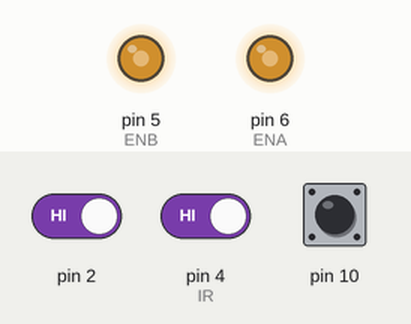
Recording of a sketch running on a simulated Arduino Uno, built with avr-gcc and run on an emulated ATmega328P. Shown: output pins drawn as LEDs (lit = HIGH). The test bench sets the inputs (shaded band); at power-on: pin 2 HIGH, pin 4 (IR) HIGH, pin 10 HIGH. What the sketch prints to the serial monitor is not drawn.

Above: at 1.2 s.
1.3 s: pin 2 driven LOW and pin 4 (IR) driven LOW
Timing chart, 0 to 4.3 s (numbered marks = the images above; inputs shaded):
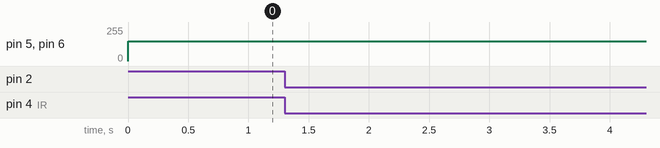

The sketch:

Line_Tracking.ino
```cpp
// An array of 3 IR lights and 3 corresponding sensors lined up abreast can track a line on the floor.
// If an IR sensor picks up low light (aka dark region, the line of black tape) it outputs low.
// If an IR sensor picks up high light (aka light region, a surface that is reflecting more light than black tape) it outputs high
// The potentiometer on the line tracking module can adjust the threshold

//Line Tracking IO define
#define IR_R !digitalRead(10)
#define IR_M !digitalRead(4) //IR_M is HIGH when sensor output is LOW (when line is detected)
#define IR_L !digitalRead(2)

#define ENB 5
#define IN1 7
#define IN2 8
#define IN3 9
#define IN4 11
#define ENA 6

#define carSpeed 150

void forward(){
  analogWrite(ENA, carSpeed);
  analogWrite(ENB, carSpeed);
  digitalWrite(IN1, HIGH);
  digitalWrite(IN2, LOW);
  digitalWrite(IN3, LOW);
  digitalWrite(IN4, HIGH);
  //Serial.println("forward");
}

void back(){
  analogWrite(ENA, carSpeed);
  analogWrite(ENB, carSpeed);
  digitalWrite(IN1, LOW);
  digitalWrite(IN2, HIGH);
  digitalWrite(IN3, HIGH);
  digitalWrite(IN4, LOW);
  //Serial.println("backward");
}

void left(){
  analogWrite(ENA, carSpeed);
  analogWrite(ENB, carSpeed);
  digitalWrite(IN1, LOW);
  digitalWrite(IN2, HIGH);
  digitalWrite(IN3, LOW);
  digitalWrite(IN4, HIGH);
  //Serial.println("left");
}

void right(){
  analogWrite(ENA, carSpeed);
  analogWrite(ENB, carSpeed);
  digitalWrite(IN1, HIGH);
  digitalWrite(IN2, LOW);
  digitalWrite(IN3, HIGH);
  digitalWrite(IN4, LOW);
  //Serial.println("right");
}

void halt(){
   digitalWrite(ENA, LOW);
   digitalWrite(ENB, LOW);
   //Serial.println("stop");
}

void setup(){
  Serial.begin(9600);
}

void loop() {
  Serial.print("Left IR: ");
  Serial.print(IR_L);
  Serial.print("  Middle IR: ");
  Serial.print(IR_M);
  Serial.print("  Right IR: ");
  Serial.print(IR_R);
  Serial.println();
  if(IR_M){ //if middle IR detects line, go forward
    forward();
  }
  else if(IR_R) { //if right IR detects line, turn right
    while (IR_R){
      right();
    }
  }
  else if(IR_L) { //if left IR detects line, turn left
    while (IR_L){
      left();
    }
  }
  else {
    while (!IR_L && !IR_R){ //if no line is detected, end of line was reached. Turn around until either left or right sensors detect line
      right();
    }
  }
  delay(20);
}
```

Measured:
- after the input at 1.3 s, every drawn part: stays the same
